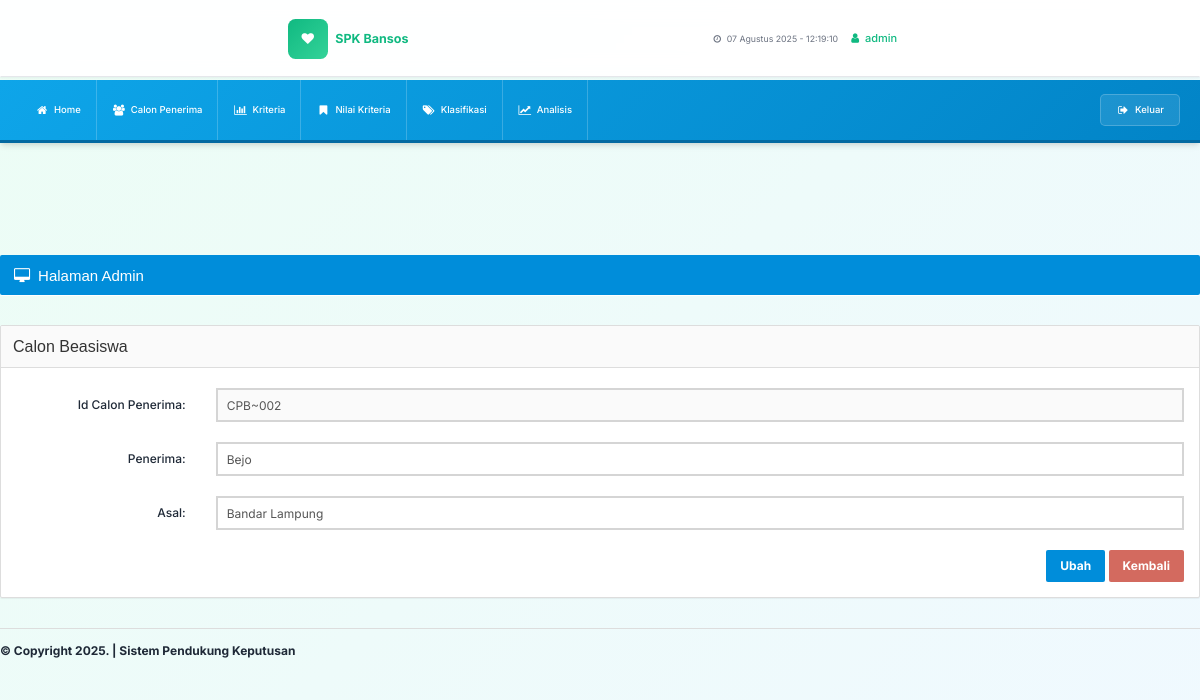
The page /admin/calon_penerima_edit.php?id_penerima=CPB~002 (signed in) on the database its author committed.
### tables this page shows
CREATE TABLE `penerima` (
  `id_penerima` varchar(10) NOT NULL,
  `nama_penerima` varchar(100) DEFAULT NULL,
  `asal` text
);

### admin/calon_penerima_edit.php (the view, shortened to what this page needs)
<?php
include "head.php";
?>
			<?php include "menu.php"; ?>
			</div>
		<br />
		<div id="content">
			<div class="page-title">
				<h5><i class="fa fa-desktop"></i> Halaman Admin</h5>
			</div>
<?php
$id_penerima = $_GET['id_penerima'];
$query = mysqli_query($konek,"SELECT * FROM penerima WHERE id_penerima='$id_penerima'");
$dataku = mysqli_fetch_array($query);
?>
			<form class="form-horizontal" action="calon_penerima_edit.php" method="post" role="form">
				<div class="panel panel-default">
					<div class="panel-heading"><h6 class="panel-title">Calon Beasiswa</h6></div>
					<div class="panel-body">
						<div class="form-group">
							<label class="col-sm-2 control-label text-right">Id Calon Penerima:</label>
							<div class="col-sm-10">
								<input type="text" name="id_penerima" readonly="" value="<?php echo $dataku['id_penerima']; ?>" class="form-control" required>
							</div>
						</div>
						<div class="form-group">
							<label class="col-sm-2 control-label text-right">Penerima:</label>
							<div class="col-sm-10">
								<input type="text" name="nama_penerima" value="<?php echo $dataku['nama_penerima']; ?>" required class="form-control">
							</div>
						</div>
						<div class="form-group">
							<label class="col-sm-2 control-label text-right">Asal:</label>
							<div class="col-sm-10">
								<input type="text" name="asal" value="<?php echo $dataku['asal']; ?>" required class="form-control">
							</div>
						</div>
					<div class="form-action text-right">
						<input type="submit" name="ubah" value="Ubah" class="btn btn-success">
						<input type="button" name="kembali" value="Kembali" onClick="javascript:history.back()" class="btn btn-danger">
					</div>
				</div>
			</div>
			</form>
<?php include "footer.php"; ?>

### css/modern-styles.css (style rules this page uses)
:root { --primary-color: #10b981; --primary-dark: #059669; --primary-light: #34d399; --secondary-color: #3b82f6; --accent-color: #f59e0b; --success-color: #10b981; --warning-color: #f59e0b; --error-color: #ef4444; --text-primary: #1f2937; --text-secondary: #6b7280; --text-light: #9ca3af; --bg-primary: #ffffff; --bg-secondary: #f9fafb; --bg-tertiary: #f3f4f6; --border-color: #e5e7eb; --shadow-sm: 0 1px 2px 0 rgba(0, 0, 0, 0.05); --shadow-md: 0 4px 6px -1px rgba(0, 0, 0, 0.1), 0 2px 4px -1px rgba(0, 0, 0, 0.06); --shadow-lg: 0 10px 15px -3px rgba(0, 0, 0, 0.1), 0 4px 6px -2px rgba(0, 0, 0, 0.05); --shadow-xl: 0 20px 25px -5px rgba(0, 0, 0, 0.1), 0 10px 10px -5px rgba(0, 0, 0, 0.04); --radius-sm: 0.375rem; --radius-md: 0.5rem; --radius-lg: 0.75rem; --radius-xl: 1rem; }
* { box-sizing: border-box; }
body { font-family: 'Inter', -apple-system, BlinkMacSystemFont, 'Segoe UI', Roboto, sans-serif; background: linear-gradient(135deg, #ecfdf5 0%, #f0f9ff 100%); color: var(--text-primary); line-height: 1.6; font-size: 14px; min-height: 100vh; margin: 0; padding: 0; }
.form-group { margin-bottom: 1.5rem; position: relative; }
.form-control { width: 100%; padding: 0.75rem 1rem; border: 2px solid var(--border-color); border-radius: var(--radius-md); font-size: 1rem; transition: all 0.2s ease; background: var(--bg-primary); }
.btn { display: inline-flex; align-items: center; justify-content: center; padding: 0.75rem 1.5rem; border: none; border-radius: var(--radius-md); font-weight: 500; font-size: 1rem; text-decoration: none; cursor: pointer; transition: all 0.2s ease; position: relative; overflow: hidden; }
.btn::before { content: ''; position: absolute; top: 0; left: -100%; width: 100%; height: 100%; background: linear-gradient(90deg, transparent, rgba(255, 255, 255, 0.2), transparent); transition: left 0.5s; }
.text-right { text-align: right; }

### css/brain-theme.css (style rules this page uses)
html { height: 100%; }
body { background: url(../images/interface/background.png) repeat; font-size: 12px; min-height: 100%; position: relative; padding-top: 36px; }
label { font-weight: 500; }
h5, .h5 { font-size: 16px; }
h6, .h6 { font-size: 14px; }
h5 .fa, .h5 .fa { margin: 0 8px 0 0; float: left; }
.btn { font-size: 12px; padding: 7px 14px 8px 14px; border-radius: 2px; font-weight: bold; }
.btn-success { background-color: #008DDA; border-color: #008DDA; }
.btn-danger { background-color: #D36A5F; border-color: #D36A5F; }
.panel { margin-bottom: 30px; border-radius: 2px; }
.panel-heading { padding: 0; border-top-right-radius: 2px; border-top-left-radius: 2px; position: relative; }
.panel-heading:after { content: ""; display: table; clear: both; }
.panel-title { padding: 12px 12px 11px 12px; float: left; display: block; }
.panel-body { position: relative; }
.panel-default > .panel-heading { background: #fafafa; }
.form-group { margin-bottom: 20px; }
.panel .form-group:first-child, .well .form-group:first-child { margin-top: 5px; }
.form-control { padding: 8px 9px 7px 9px; font-size: 12px; border-color: #d5d5d5; box-shadow: none; border-radius: 0; }
input[type=text], input[type=password], textarea { -webkit-appearance: none; }
.form-control[disabled], .form-control[readonly], fieldset[disabled] .form-control { background-color: #FAFAFA; }
.form-horizontal .control-label, .form-horizontal .radio, .form-horizontal .checkbox, .form-horizontal .radio-inline, .form-horizontal .checkbox-inline { margin-bottom: 5px; }
@media (min-width: 768px) { .form-horizontal .control-label { text-align: left; } }
@media (min-width: 768px) { .form-horizontal .control-label.text-right { text-align: right; } }

### rows shown on the page
penerima: id_penerima "CPB~002", nama_penerima "Bejo", asal "Bandar Lampung"

### other values the page prints
$tanggal "07 Agustus 2025"
$_SESSION['nama'] "admin"
